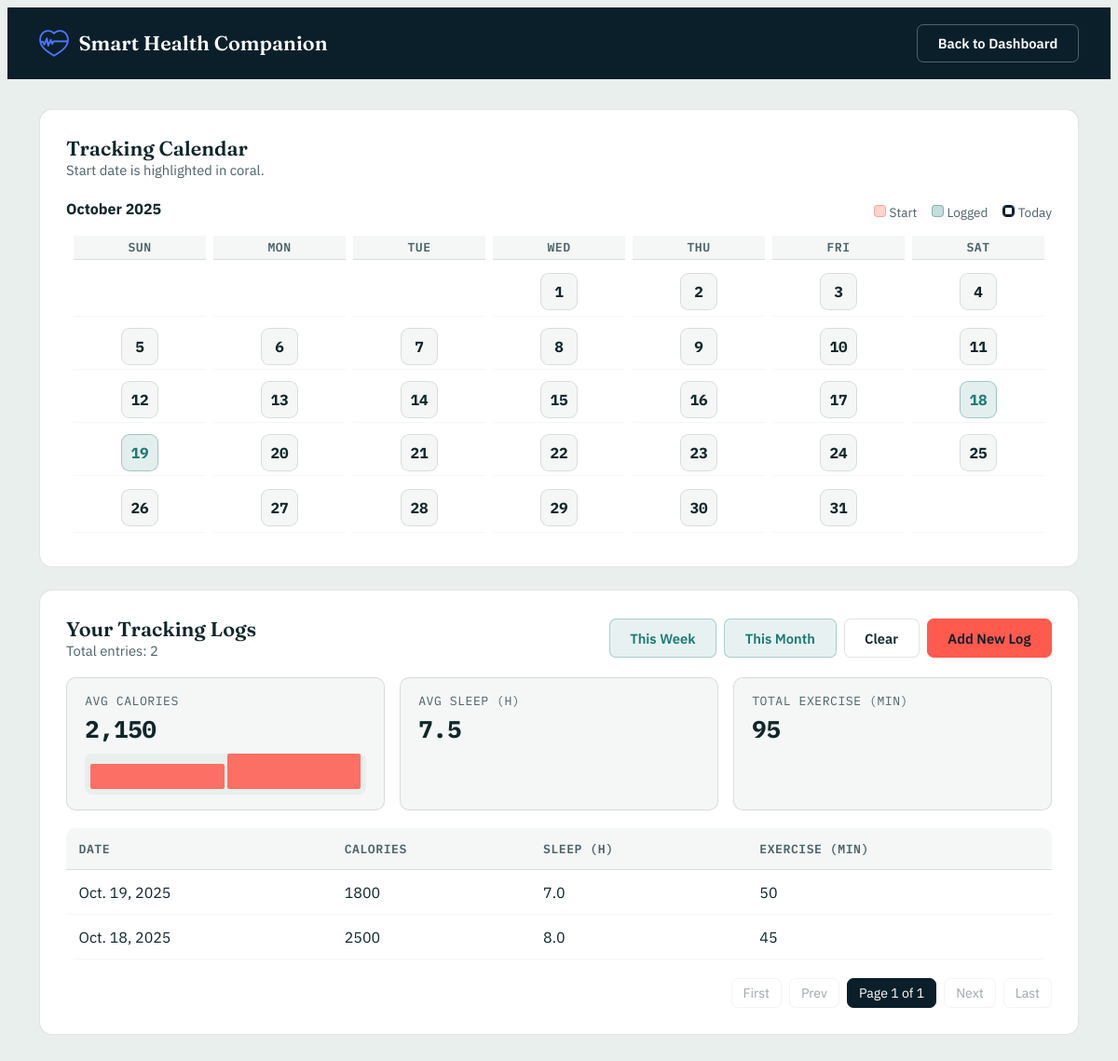
Page /logs/ (signed in) on the committed database.
### mainapp/models.py (models this page shows, shortened)
class DailyLog(models.Model):
    user = models.ForeignKey(User, on_delete=models.CASCADE, related_name='daily_logs')
    date = models.DateField()
    calories = models.IntegerField(default=0)
    sleep_hours = models.DecimalField(max_digits=4, decimal_places=1, default=0)
    exercise_minutes = models.IntegerField(default=0)
    is_ai_estimated = models.BooleanField(default=False, help_text='Whether calories were estimated by AI food recognition')
    class Meta:
        ordering = ['-date']
        unique_together = ('user', 'date')

### mainapp/views.py (the view)
# urls.py: path("logs/", views.logs_view, name="logs"),
@login_required
def logs_view(request):
    logs_qs = DailyLog.objects.filter(user=request.user).order_by('-date')
    paginator = Paginator(logs_qs, 10)
    page_number = request.GET.get('page')
    page_obj = paginator.get_page(page_number)
    profile = getattr(request.user, 'profile', None)
    start_date = getattr(profile, 'start_tracking_date', None) if profile else None
    base_date = start_date or dt_date.today()
    cal = calendar.Calendar(firstweekday=6)  # 6 = Sunday
    month_days = cal.monthdayscalendar(base_date.year, base_date.month)
    logged_days_set = set(
        DailyLog.objects.filter(
            user=request.user,
            date__year=base_date.year,
            date__month=base_date.month,
        ).values_list('date__day', flat=True)
    )
    month_weeks = []
    today = dt_date.today()
    for week in month_days:
        week_cells = []
        for day in week:
            is_blank = day == 0
            is_today = (not is_blank and today.year == base_date.year and today.month == base_date.month and today.day == day)
            cell = {
                'num': day,
                'is_blank': is_blank,
                'is_start': bool(start_date and day == start_date.day and base_date.month == start_date.month and base_date.year == start_date.year),
                'is_logged': bool(day and (day in logged_days_set)),
                'is_today': is_today,
            }
            week_cells.append(cell)
        month_weeks.append(week_cells)
    month_name = calendar.month_name[base_date.month]
    return render(request, "mainapp/logs.html", {
        "page_obj": page_obj,
        "total_count": logs_qs.count(),
        "calendar_weeks": month_weeks,
        "calendar_month_name": month_name,
        "calendar_year": base_date.year,
    })

### mainapp/templates/mainapp/logs.html (shortened to what this page needs)
<!DOCTYPE html>
<html lang="en">
<head>
    {% load static %}
    <link href="{% static 'css/site.css' %}" rel="stylesheet">
</head>
<body>
    <header class="page-bar">
        <nav class="site-nav" style="max-width: 1180px; margin: 0 auto;">
            <a class="site-logo" href="{% url 'dashboard' %}"><img src="{% static 'heart logo.png' %}" alt="Logo">Smart Health Companion</a>
            <div>
                <a href="{% url 'dashboard' %}" class="btn btn-outline">Back to Dashboard</a>
            </div>
        </nav>
    </header>
    <main class="container">
        <div class="card" style="margin-bottom:1.5rem;">
            <div class="title-row">
                <div>
                    <div class="title">Tracking Calendar</div>
                    <div class="muted">Start date is highlighted in coral.</div>
                </div>
            </div>
            <div class="cal-wrap">
                <div style="min-width:360px;">
                    <div style="display:flex; align-items:center; justify-content:space-between; margin-bottom:.5rem;">
                        <div style="font-weight:700; font-family:'IBM Plex Sans',sans-serif;">{{ calendar_month_name }} {{ calendar_year }}</div>
                        <div class="cal-legend">
                            <span><span class="legend-chip start"></span> Start</span>
                            <span><span class="legend-chip logged"></span> Logged</span>
                            <span><span class="legend-chip today"></span> Today</span>
                        </div>
                    </div>
                    <table class="cal">
                        <thead>
                            <tr>
                                <th>Sun</th>
                                <th>Mon</th>
                                <th>Tue</th>
                                <th>Wed</th>
                                <th>Thu</th>
                                <th>Fri</th>
                                <th>Sat</th>
                            </tr>
                        </thead>
                        <tbody>
                            {% for week in calendar_weeks %}
                            <tr>
                                {% for d in week %}
                                <td style="text-align:center; padding:.25rem;">
                                    {% if d.is_blank %}
                                        <span style="display:inline-block; width:40px; height:40px;"></span>
                                    {% else %}
                                        <span class="cal-day {% if d.is_start %}cal-start{% endif %} {% if d.is_logged %}cal-logged{% endif %} {% if d.is_today %}cal-today{% endif %}">{{ d.num }}</span>
                                    {% endif %}
                                </td>
                                {% endfor %}
                            </tr>
                            {% endfor %}
                        </tbody>
                    </table>
                </div>
            </div>
        </div>
        <div class="card">
            <div class="title-row">
                <div>
                    <div class="title">Your Tracking Logs</div>
                    <div class="muted">Total entries: {{ total_count }}</div>
                </div>
                <div class="actions-row">
                    <button id="filterWeek" class="btn btn-soft">This Week</button>
                    <button id="filterMonth" class="btn btn-soft">This Month</button>
                    <button id="filterClear" class="btn btn-ghost">Clear</button>
                    <a href="{% url 'dashboard' %}" class="btn btn-primary">Add New Log</a>
                </div>
            </div>
            <div class="stats-grid" id="statsGrid" aria-hidden="true">
                <div class="stat">
                    <div class="stat-title">Avg Calories</div>
                    <div class="stat-value" id="avgCalories">—</div>
                    <div class="mini-chart" id="miniChart"></div>
                </div>
                <div class="stat">
                    <div class="stat-title">Avg Sleep (h)</div>
                    <div class="stat-value" id="avgSleep">—</div>
                </div>
                <div class="stat">
                    <div class="stat-title">Total Exercise (min)</div>
                    <div class="stat-value" id="totalExercise">—</div>
                </div>
            </div>
            <div class="table-wrap">
                <table>
                    <thead>
                        <tr>
                            <th>Date</th>
                            <th>Calories</th>
                            <th>Sleep (h)</th>
                            <th>Exercise (min)</th>
                        </tr>
                    </thead>
                    <tbody>
                        {% for log in page_obj.object_list %}
                        <tr data-date="{{ log.date|date:'Y-m-d' }}" data-calories="{{ log.calories }}" data-sleep="{{ log.sleep_hours }}" data-exercise="{{ log.exercise_minutes }}">
                            <td>{{ log.date }}</td>
                            <td>{{ log.calories }}</td>
                            <td>{{ log.sleep_hours }}</td>
                            <td>{{ log.exercise_minutes }}</td>
                        </tr>
                        {% empty %}
                        <tr>
                            <td colspan="4" class="muted">No logs yet. Use the dashboard to add your first entry.</td>
                        </tr>
                        {% endfor %}
                    </tbody>
                </table>
            </div>
            <div class="pagination">
                {% if page_obj.has_previous %}
                    <a class="page-btn" href="?page=1">First</a>
                    <a class="page-btn" href="?page={{ page_obj.previous_page_number }}">Prev</a>
                {% else %}
                    <span class="page-btn disabled">First</span>
                    <span class="page-btn disabled">Prev</span>
                {% endif %}
                <span class="page-btn active">Page {{ page_obj.number }} of {{ page_obj.paginator.num_pages }}</span>
                {% if page_obj.has_next %}
                    <a class="page-btn" href="?page={{ page_obj.next_page_number }}">Next</a>
                    <a class="page-btn" href="?page={{ page_obj.paginator.num_pages }}">Last</a>
                {% else %}
                    <span class="page-btn disabled">Next</span>
                    <span class="page-btn disabled">Last</span>
                {% endif %}
            </div>
        </div>
    </main>
</body>
</html>

### mainapp/static/css/site.css (style rules this page uses)
:root { --navy: #0B1F2A; --navy-2: #123241; --navy-3: #081620; --paper: #F4F7F5; --paper-2: #E9EFEC; --ink: #10262B; --ink-soft: #4C6169; --coral: #FF5A4E; --coral-dark: #E14336; --teal: #1B7A72; --line-on-dark: rgba(244, 247, 245, 0.14); --line-on-light: rgba(16, 38, 43, 0.12); }
* { box-sizing: border-box; }
body { font-family: 'IBM Plex Sans', -apple-system, BlinkMacSystemFont, sans-serif; color: var(--ink); background: var(--paper); }
a { color: inherit; }
.container { max-width: 1180px; margin: 0 auto; padding: 0 2rem; }
.site-nav { display: flex; justify-content: space-between; align-items: center; max-width: 1180px; margin: 0 auto; padding: 0 2rem; }
.site-logo { font-family: 'Fraunces', serif; font-size: 1.35rem; font-weight: 600; color: #fff; display: flex; align-items: center; gap: 0.65rem; text-decoration: none; }
.site-logo img { width: 32px; height: auto; }
.btn { padding: 0.65rem 1.35rem; border: 1.5px solid transparent; border-radius: 7px; font-family: 'IBM Plex Sans', sans-serif; font-weight: 600; font-size: 0.92rem; text-decoration: none; transition: all 0.25s ease; cursor: pointer; display: inline-flex; align-items: center; gap: 0.5rem; }
.btn-outline { background: transparent; border-color: rgba(244, 247, 245, 0.3); color: #fff; }
.btn-primary { background: var(--coral); color: #0B1F2A; border-color: var(--coral); }

### rows in the picture
DailyLog: date "Oct. 19, 2025", calories "1800", sleep_hours "7.0", exercise_minutes "50"
DailyLog: date "Oct. 18, 2025", calories "2500", sleep_hours "8.0", exercise_minutes "45"

### other values in the picture
{{ calendar_month_name }} "October"
{{ calendar_year }} "2025"
{{ d.num }} "1" "2" "3" "4" "5" "6" "7" "8" "9" "10" "11" "12" "13" "14" "15" "16" "17" "18" "19" "20" "21" "22" "23" "24" "25" "26" "27" "28" "29" "30" "31"
{{ total_count }} "2"
{{ page_obj.number }} "1"
{{ page_obj.paginator.num_pages }} "1"
